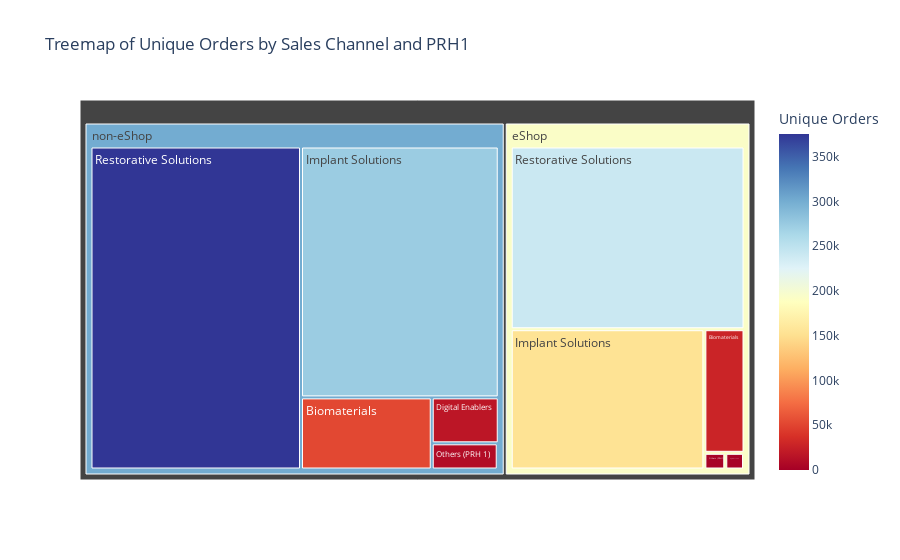

Notebook code cell kept with this figure:
### Code cell
# Group by sales_channel and PRH1 and count unique orders
treemap_data = df.groupby(['sales_channel', 'PRH1'])['order_number'].nunique().reset_index()
treemap_data.columns = ['Sales Channel', 'PRH1', 'Unique Orders']

# Create the Treemap chart
fig = px.treemap(
    treemap_data,
    path=['Sales Channel', 'PRH1'],
    values='Unique Orders',
    color='Unique Orders',
    color_continuous_scale='RdYlBu',
    title='Treemap of Unique Orders by Sales Channel and PRH1'
)

# Show the chart
fig.show()

### Figure 1 — Plotly figure (JSON) as saved in the notebook; plotly's stock layout.template omitted (floating-point values rounded to 4 significant figures)
{"data": [{"branchvalues": "total", "customdata": [[27949], [52052], [1765], [16990], [153161], [273839], [44], [143], [4], [1967], [9537], [240782], [375315], [193200.0], [300800.0]], "domain": {"x": [0, 1], "y": [0, 1]}, "hovertemplate": "labels=%{label}<br>Unique Orders_sum=%{value}<br>parent=%{parent}<br>id=%{id}<br>Unique Orders=%{color}<extra></extra>", "ids": ["eShop/Biomaterials", "non-eShop/Biomaterials", "eShop/Digital Enablers", "non-eShop/Digital Enablers", "eShop/Implant Solutions", "non-eShop/Implant Solutions", "eShop/Not assigned", "non-eShop/Not assigned", "non-eShop/Orthodontics", "eShop/Others (PRH 1)", "non-eShop/Others (PRH 1)", "eShop/Restorative Solutions", "non-eShop/Restorative Solutions", "eShop", "non-eShop"], "labels": ["Biomaterials", "Biomaterials", "Digital Enablers", "Digital Enablers", "Implant Solutions", "Implant Solutions", "Not assigned", "Not assigned", "Orthodontics", "Others (PRH 1)", "Others (PRH 1)", "Restorative Solutions", "Restorative Solutions", "eShop", "non-eShop"], "marker": {"coloraxis": "coloraxis", "colors": [27949, 52052, 1765, 16990, 153161, 273839, 44, 143, 4, 1967, 9537, 240782, 375315, 193200.0, 300800.0]}, "name": "", "parents": ["eShop", "non-eShop", "eShop", "non-eShop", "eShop", "non-eShop", "eShop", "non-eShop", "non-eShop", "eShop", "non-eShop", "eShop", "non-eShop", "", ""], "type": "treemap", "values": [27949, 52052, 1765, 16990, 153161, 273839, 44, 143, 4, 1967, 9537, 240782, 375315, 425668, 727880]}], "layout": {"coloraxis": {"colorbar": {"title": {"text": "Unique Orders"}}, "colorscale": [[0, "rgb(165,0,38)"], [0.1, "rgb(215,48,39)"], [0.2, "rgb(244,109,67)"], [0.3, "rgb(253,174,97)"], [0.4, "rgb(254,224,144)"], [0.5, "rgb(255,255,191)"], [0.6, "rgb(224,243,248)"], [0.7, "rgb(171,217,233)"], [0.8, "rgb(116,173,209)"], [0.9, "rgb(69,117,180)"], [1, "rgb(49,54,149)"]]}, "legend": {"tracegroupgap": 0}, "title": {"text": "Treemap of Unique Orders by Sales Channel and PRH1"}}}
